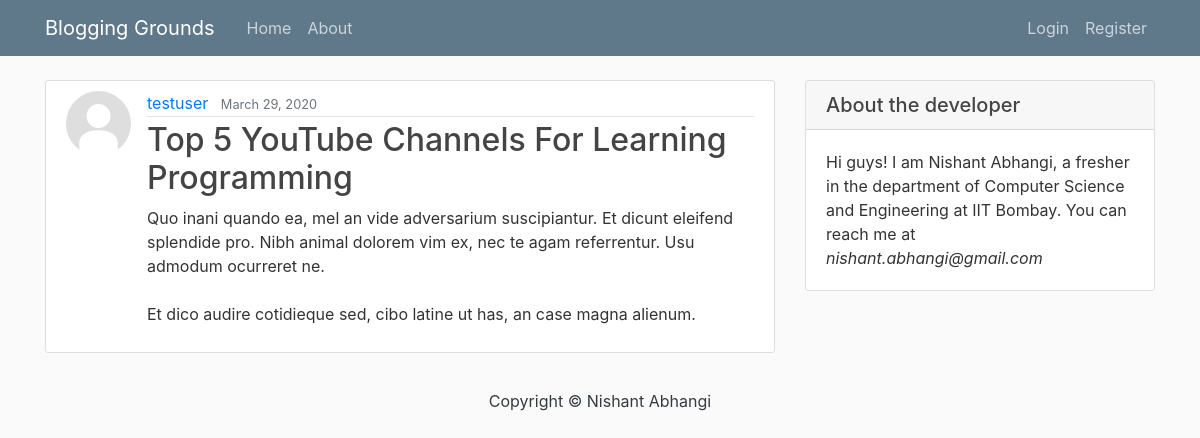
Screenshot of /post/28/ with the database file from the repository.
### blog/models.py (models this page shows, shortened)
class Post(models.Model):
    title = models.CharField(max_length = 100)
    content = models.TextField()
    date_posted = models.DateTimeField(default = timezone.now)
    author = models.ForeignKey(User, on_delete = models.CASCADE)

### users/models.py (models this page shows, shortened)
class Profile(models.Model):
    user = models.OneToOneField(User, on_delete = models.CASCADE)
    image = models.ImageField(default = 'default.jpg', upload_to = 'profile_pics')

### blog/views.py (the view)
# urls.py: path('post/<int:pk>/', PostDetailView.as_view(), name = 'post-detail'),
class PostDetailView(DetailView):
    model = Post

### blog/templates/blog/post_detail.html (shortened to what this page needs)
{% extends 'blog/base.html' %}
{% block content %}
        <article class="media content-section">
          <img class = 'rounded-circle article-img' src ='{{object.author.profile.image.url}}'>
          <div class="media-body">
            <div class="article-metadata">
              <a class="mr-2" href="{% url 'user-posts' object.author.username %}">{{ object.author }}</a>
              <small class="text-muted">{{ object.date_posted|date:'F d, Y' }}</small>
            </div>
          <h2 class="article-title">{{ object.title }}</h2>
          <p class="article-content">{{ object.content }}</p>
          </div>
        </article>
{% endblock content %}

### blog/static/blog/main.css (style rules this page uses)
body { background: #fafafa; color: #333333; margin-top: 5rem; }
h1, h2, h3, h4, h5, h6 { color: #444444; }
.content-section { background: #ffffff; padding: 10px 20px; border: 1px solid #dddddd; border-radius: 3px; margin-bottom: 20px; }
.article-title { color: #444444; }
.article-content { white-space: pre-line; }
.article-img { height: 65px; width: 65px; margin-right: 16px; }
.article-metadata { padding-bottom: 1px; margin-bottom: 4px; border-bottom: 1px solid #e3e3e3 }

### rows the page displays
Post: author.profile.image (placeholder picture), author "testuser", date_posted "March 29, 2020", title "Top 5 YouTube Channels For Learning Programming", content "Quo inani quando ea, mel an vide adversarium suscipiantur. Et dicunt eleifend splendide pro. Nibh animal dolorem vim ex, nec te agam referrentur. Usu admodum ocurreret ne. Et dico audire cotidieque sed, cibo latine ut has, an case magna alienum."
